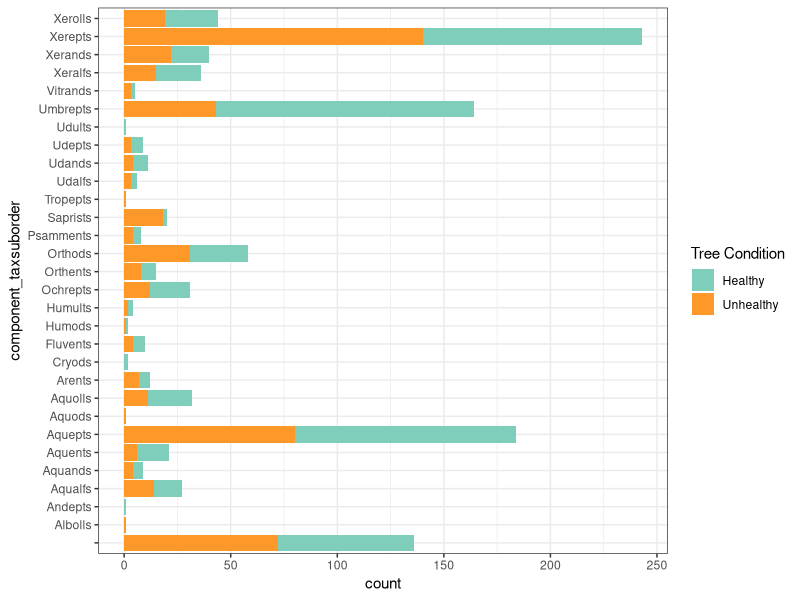
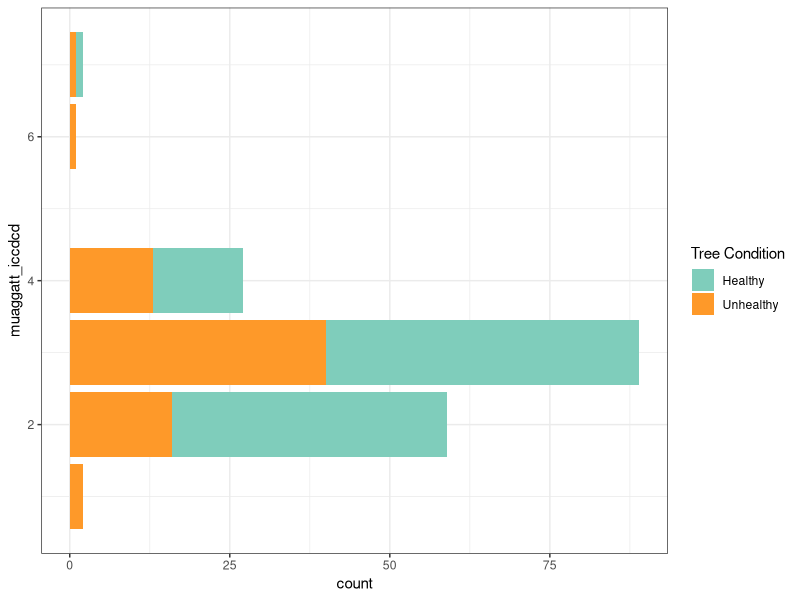
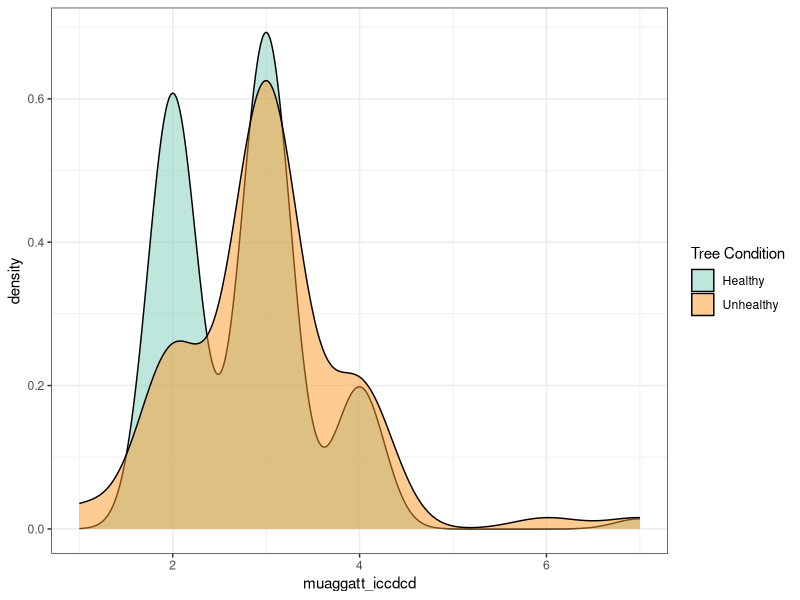
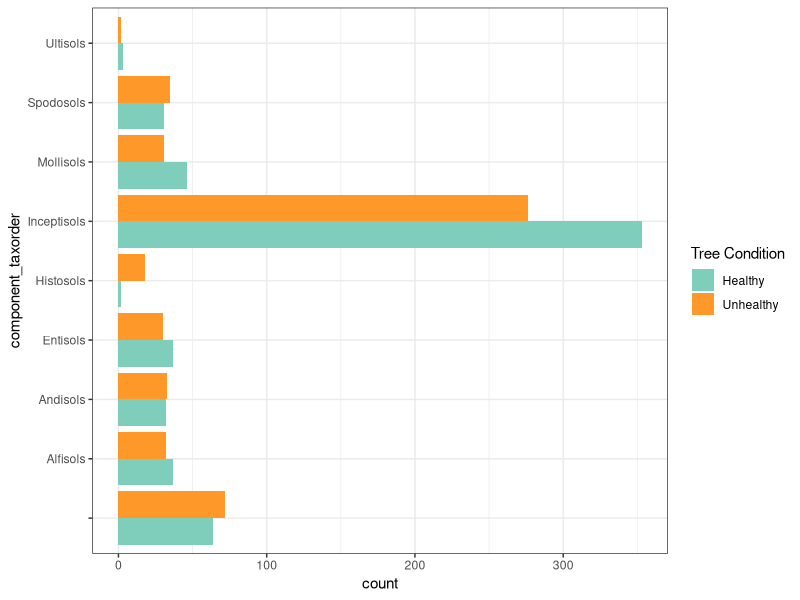
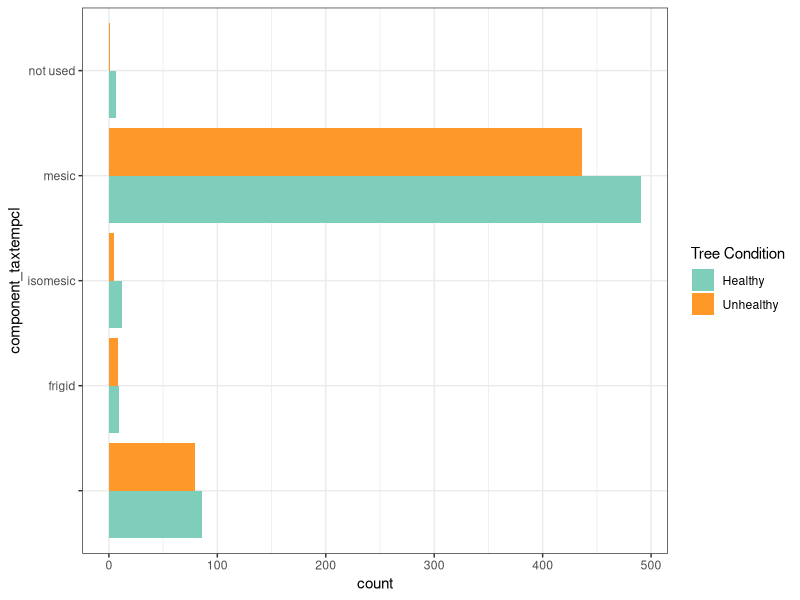
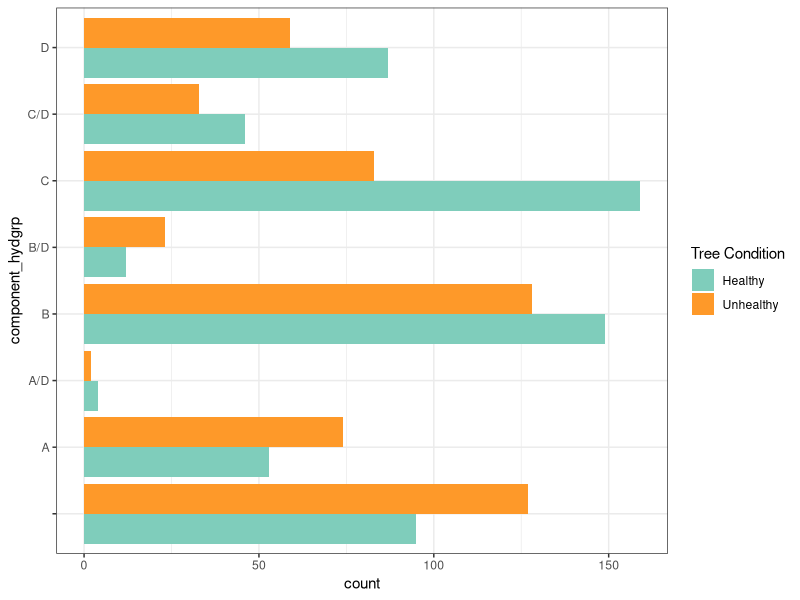
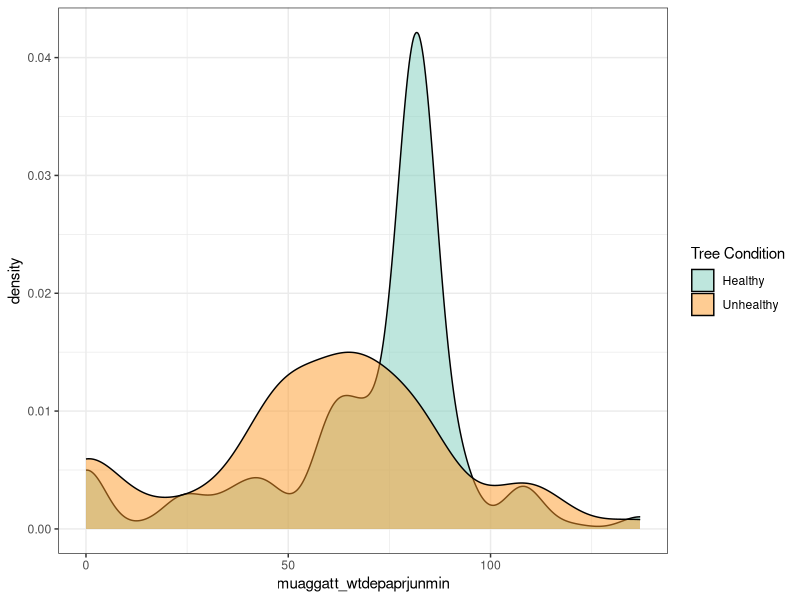
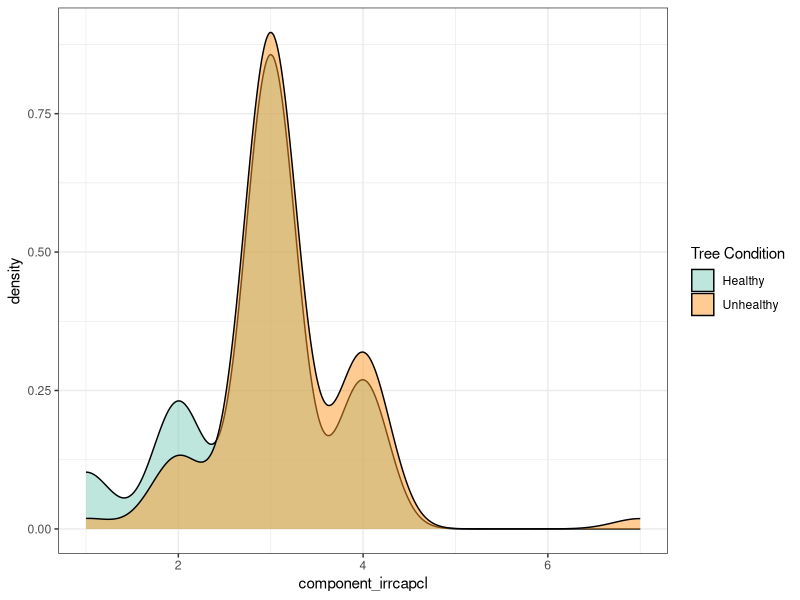

Write R code to recreate these figures, in order.
## ---- chunk 1
knitr::opts_chunk$set(echo = FALSE)
knitr::opts_knit$set(root.dir = "/Users/redcedar/ServerFiles/redcedar/") 
## ---- chunk 2
library(tidyverse)
library(randomForest)
library(caret)
library(rpart)
library(knitr)
## ---- chunk 3
data <- read.csv("./data/observations-223649.csv")
## ---- chunk 4
wasoils <- read.csv("./data/soils_extract_files/WA_soils_extract_1500_valu1.csv",header=TRUE)
orsoils <- read.csv("./data/soils_extract_files/OR_soils_extract_1500_valu1.csv",header=TRUE)
wasoils <- rename(wasoils, id = ID2) #rename column 'ID2' (changed for ClimateNA tool) back to 'id'
orsoils <- rename(orsoils, id = ID2) #rename column 'ID2' (changed for ClimateNA tool) back to 'id'
# orsoils$compone_71 <- as.integer(orsoils$compone_71) # not sure why, but the compone_71 factor was recognized as a characer rather than an integer in the oregon extract
pnwsoils <- bind_rows(wasoils,orsoils)
## ---- chunk 5
#combo.normals <- left_join(data,normals,by="id")  %>% left_join(.,topo,by="id") %>% left_join(.,pnwsoils,by="id")
#combo.decade <- left_join(data,lastdecade,by="id")  %>% left_join(.,topo,by="id") %>% left_join(.,pnwsoils,by="id") 
combo <- left_join(data,pnwsoils,by="id")
## ---- chunk 6
combo$field.tree.canopy.symptoms[combo$field.tree.canopy.symptoms=="Multiple Symptoms"] <-"Multiple Symptoms (please list in Notes)"
combo$field.tree.canopy.symptoms[combo$field.tree.canopy.symptoms=="multiple symptoms"] <-"Multiple Symptoms (please list in Notes)"
combo$field.tree.canopy.symptoms[combo$field.tree.canopy.symptoms=="thinning foliage"] <-"Thinning Canopy"
combo$field.tree.canopy.symptoms[combo$field.tree.canopy.symptoms=="healthy"] <-"Healthy"
combo$field.tree.canopy.symptoms[combo$field.tree.canopy.symptoms=="dead top"] <-"Old Dead Top (needles already gone)"
combo <- combo %>% droplevels()
combo$field.tree.canopy.symptoms <- as.factor(combo$field.tree.canopy.symptoms)
#levels(combo$field.tree.canopy.symptoms)
## ---- chunk 7
combo$field.number.of.additional.unhealthy.trees..of.same.species..in.area..within.sight.[combo$field.number.of.additional.unhealthy.trees..of.same.species..in.area..within.sight.=="4"] <- "4-6"
combo$field.number.of.additional.unhealthy.trees..of.same.species..in.area..within.sight.[combo$field.number.of.additional.unhealthy.trees..of.same.species..in.area..within.sight.=="5"] <- "4-6"
combo$field.number.of.additional.unhealthy.trees..of.same.species..in.area..within.sight.[combo$field.number.of.additional.unhealthy.trees..of.same.species..in.area..within.sight.=="2"] <- "2-3"
combo <- combo %>% droplevels()
combo$field.number.of.additional.unhealthy.trees..of.same.species..in.area..within.sight. <- as.factor(combo$field.number.of.additional.unhealthy.trees..of.same.species..in.area..within.sight.)
#levels(combo$field.number.of.additional.unhealthy.trees..of.same.species..in.area..within.sight.)
## ---- chunk 8
combo$field.optional...tree.size[combo$field.optional...tree.size == "Large"] <- "Large (too big to wrap arms around trunk)"
combo$field.optional...tree.size[combo$field.optional...tree.size == "Medium"] <- "Medium (can wrap arms around trunk)"
combo$field.optional...tree.size[combo$field.optional...tree.size == "Small"] <- "Small (can wrap hands around trunk)"
combo$field.optional...tree.size[combo$field.optional...tree.size == "Very Large"] <- "Very Large (would take many people to wrap arms around trunk)"
combo <- combo %>% droplevels()
combo$field.optional...tree.size <- as.factor(combo$field.optional...tree.size)
#levels(combo$field.optional...tree.size)
## ---- chunk 9
combo %>% group_by(field.tree.canopy.symptoms) %>% count()
## ---- chunk 10
combo.filtered <- combo %>% filter(RASTERVALU>=0, na.rm=TRUE)
## ---- chunk 11
level_key <- c("Healthy" = "Healthy", "Thinning Canopy" = "Unhealthy", "New Dead Top (red or brown needles still attached)" = "Unhealthy", "Old Dead Top (needles already gone)" = "Unhealthy", "Tree is dead" = "Unhealthy", "Multiple Symptoms (please list in Notes)" = "Unhealthy", "Extra Cone Crop" = "Unhealthy", "Browning Canopy" = "Unhealthy","Branch Dieback or 'Flagging'" = "Unhealthy", "Other (please describe in Notes)" = "Unhealthy", "Yellowing Canopy" = "Unhealthy")

binary <- combo.filtered
binary$field.tree.canopy.symptoms <- recode_factor(binary$field.tree.canopy.symptoms, !!!level_key)
#levels(binary$field.tree.canopy.symptoms)
binary <- binary %>% filter(field.tree.canopy.symptoms!="Candelabra top or very old spike top (old growth)") %>% droplevels()
binary$field.tree.canopy.symptoms <- as.factor(binary$field.tree.canopy.symptoms)
## ---- chunk 12
binary %>% group_by(field.tree.canopy.symptoms) %>% count()
## ---- chunk 13
ggplot(binary,aes(component_taxsuborder,fill=field.tree.canopy.symptoms)) +geom_bar() +coord_flip() + scale_fill_manual(name="Tree Condition", values=c("#7fcdbb","#fe9929")) +theme_bw()
## ---- chunk 14
ggplot(binary,aes(muaggatt_iccdcd,fill=field.tree.canopy.symptoms)) +geom_bar() +coord_flip() + scale_fill_manual(name="Tree Condition", values=c("#7fcdbb","#fe9929")) +theme_bw()
## ---- chunk 15
ggplot(binary,aes(muaggatt_iccdcd,fill=field.tree.canopy.symptoms)) +geom_density(alpha=0.5) + scale_fill_manual(name="Tree Condition",values=c("#7fcdbb","#fe9929")) +theme_bw()
## ---- chunk 16
ggplot(binary,aes(component_taxorder,fill=field.tree.canopy.symptoms)) +geom_bar(position=position_dodge()) +coord_flip() + scale_fill_manual(name="Tree Condition",values=c("#7fcdbb","#fe9929")) +theme_bw()
## ---- chunk 17
ggplot(binary,aes(component_taxtempcl ,fill=field.tree.canopy.symptoms)) +geom_bar(position=position_dodge()) +coord_flip() + scale_fill_manual(name="Tree Condition",values=c("#7fcdbb","#fe9929")) +theme_bw()
## ---- chunk 18
ggplot(binary,aes(component_hydgrp ,fill=field.tree.canopy.symptoms)) +geom_bar(position=position_dodge()) +coord_flip() + scale_fill_manual(name="Tree Condition",values=c("#7fcdbb","#fe9929")) +theme_bw()
## ---- chunk 19
ggplot(binary,aes(muaggatt_wtdepaprjunmin,fill=field.tree.canopy.symptoms)) +geom_density(alpha=0.5) + scale_fill_manual(name="Tree Condition",values=c("#7fcdbb","#fe9929")) +theme_bw()
## ---- chunk 20
ggplot(binary,aes(component_irrcapcl,fill=field.tree.canopy.symptoms)) +geom_density(alpha=0.5) + scale_fill_manual(name="Tree Condition",values=c("#7fcdbb","#fe9929")) +theme_bw()
## ---- chunk 21
ggplot(binary,aes(component_aspectccwise,fill=field.tree.canopy.symptoms)) +geom_density(alpha=0.5) + scale_fill_manual(name="Tree Condition",values=c("#7fcdbb","#fe9929")) +theme_bw()
## ---- chunk 22
summary(binary$component_taxpartsize)
## ---- chunk 23
ggplot(binary,aes(component_taxpartsize,fill=field.tree.canopy.symptoms)) +geom_bar() +coord_flip() + scale_fill_manual(name="Tree Condition",values=c("#7fcdbb","#fe9929")) +theme_bw()
